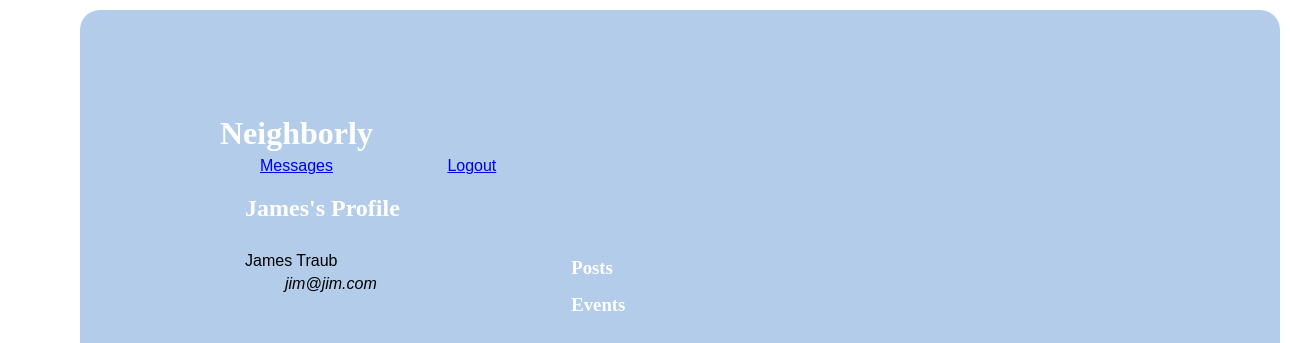
The page /user_profile (signed in) on the database as committed earlier.
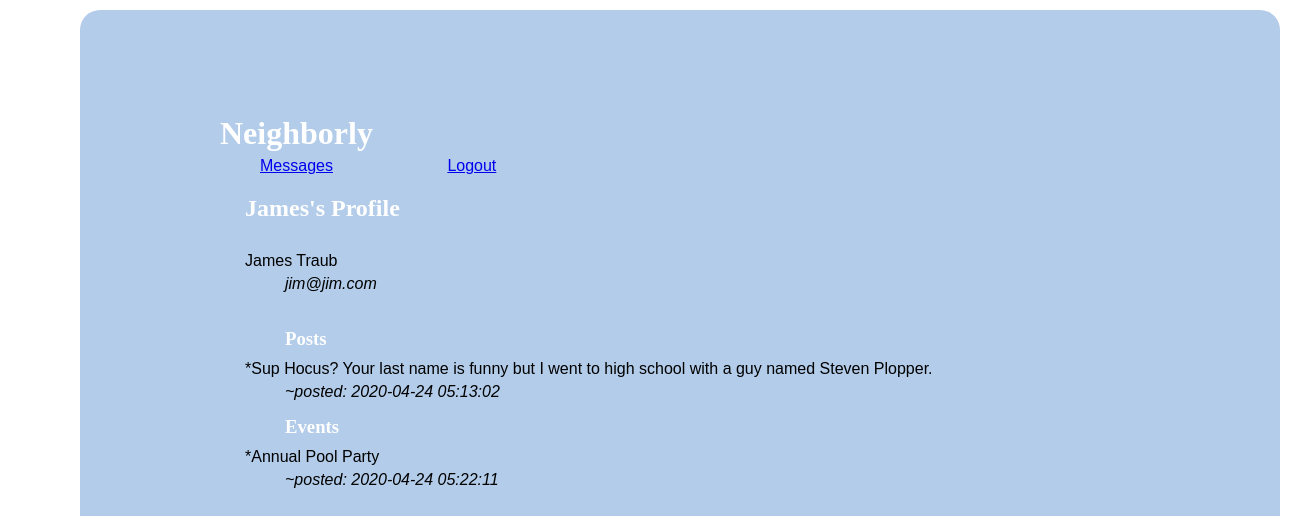
The same page on the database as committed later.
### models.py (models this page shows, shortened)
class User(db.Model):
    __tablename__ = "users"
    id = db.Column(db.Integer, primary_key=True)
    first_name = db.Column(db.String(45))
    last_name = db.Column(db.String(45))
    email = db.Column(db.String(255))
    address_id = db.Column(db.Integer, db.ForeignKey('addresses.id', ondelete='cascade'))
    address = db.relationship('Address', foreign_keys=[address_id])
    password_hash=db.Column(db.String(255))
    posts_this_user_likes = db.relationship('Post', secondary=likes_table, passive_deletes=True)
    all_post = db.relationship('Post', back_populates="user", cascade="all, delete, delete-orphan")
    all_event = db.relationship('Event', back_populates="user", cascade="all, delete, delete-orphan")
    created_at = db.Column(db.DateTime, server_default = func.now())
    updated_at = db.Column(db.DateTime, server_default = func.now(), onupdate = func.now())

class Post(db.Model):
    __tablename__ = "posts"
    id = db.Column(db.Integer, primary_key=True)
    message = db.Column(db.String(255))
    user_id = db.Column(db.Integer, db.ForeignKey('users.id', ondelete='cascade'))
    user = db.relationship('User', foreign_keys=[user_id])
    users_who_like_this_post = db.relationship('User', secondary=likes_table, passive_deletes=True)
    created_at = db.Column(db.DateTime, server_default = func.now())
    updated_at = db.Column(db.DateTime, server_default = func.now(), onupdate = func.now())

class Event(db.Model):
    __tablename__ = "events"
    id = db.Column(db.Integer, primary_key=True)
    title = db.Column(db.String(100))
    description = db.Column(db.String(255))
    date = db.Column(db.String(45))
    time = db.Column(db.String(45))
    user_id = db.Column(db.Integer, db.ForeignKey('users.id', ondelete='cascade'))
    user = db.relationship('User', foreign_keys=[user_id])
    location_id = db.Column(db.Integer, db.ForeignKey('event_locations.id', ondelete='cascade'))
    location = db.relationship('Event_location', foreign_keys=[location_id])
    created_at = db.Column(db.DateTime, server_default = func.now())
    updated_at = db.Column(db.DateTime, server_default = func.now(), onupdate = func.now())

### controller.py (the view)
def user_profile():
    if 'user_id' not in session:
        return redirect("/")
    cur_user = User.query.filter_by(id=session['user_id'])
    post_history = Post.query.filter_by(user_id= session['user_id'])
    event_history = Event.query.filter_by(user_id = session['user_id'])
    return render_template("user_profile.html", all_users = cur_user, all_posts = post_history, all_events = event_history)

### templates/user_profile.html (shortened to what this page needs)
<!DOCTYPE html>
<html lang="en">
<head>
    <link rel="stylesheet" type="text/css" href="{{ url_for('static', filename='style.css') }}">
</head>
<body>
    <div class="container">
        <h1>Neighborly</h1>
        <div class="navigation">
            <a href="/dashboard">Messages</a>
            <a href="/logout">Logout</a>
        </div>
        <div class="user_info">
            {% for cur_user in all_users %}
            <h2>{{cur_user.first_name}}'s Profile</h2>
            {% endfor %}
            <ul>
                {% for cur_user in all_users %}
                <li>{{cur_user.first_name}} {{cur_user.last_name}}
                    <p>{{cur_user.email}}</p>
                </li>
                {% endfor %}
            </ul>
        </div>
        <div class="user_info">
            <ul>
                <li><h3>Posts</h3></li>
                {% for history in all_posts %}
                <li>*{{history.message}}
                    <p>~posted: {{history.created_at}} </p>
                </li>
                {% endfor %}
                <li><h3>Events</h3></li>
                {% for history in all_events %}
                <li>*{{history.title}}
                    <p>~posted: {{history.created_at}}</p>
                </li>
                {% endfor %}
            </ul>
        </div>
    </div>
</body>
</html>

Rows that differ between the two databases and show on the page:
added Post: message "Sup Hocus? Your last name is funny but I went to high school with a guy named Steven Plopper.", created_at "2020-04-24 05:13:02"
added Event: title "Annual Pool Party", created_at "2020-04-24 05:22:11"
